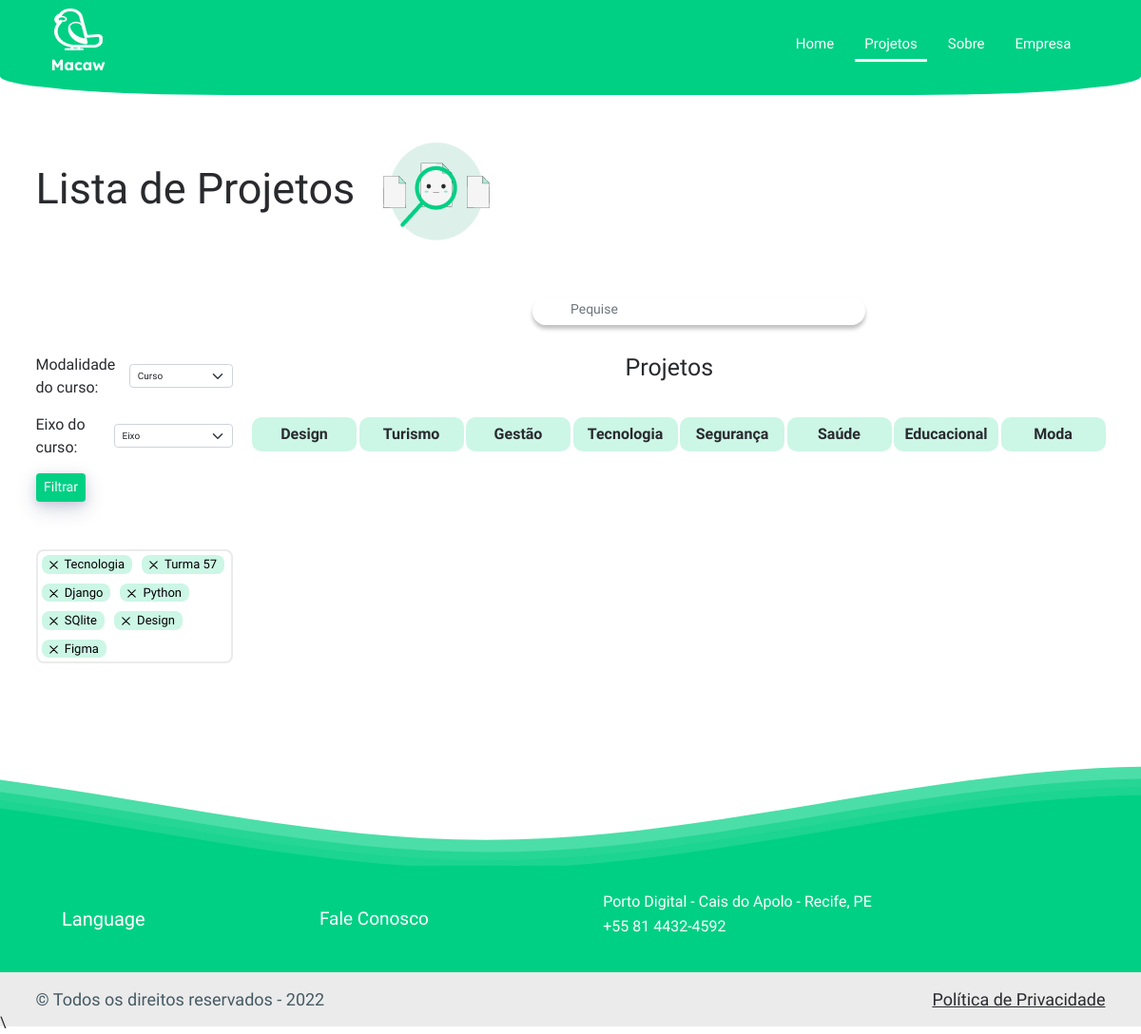
/projetos, run on an earlier commit of the app's database.
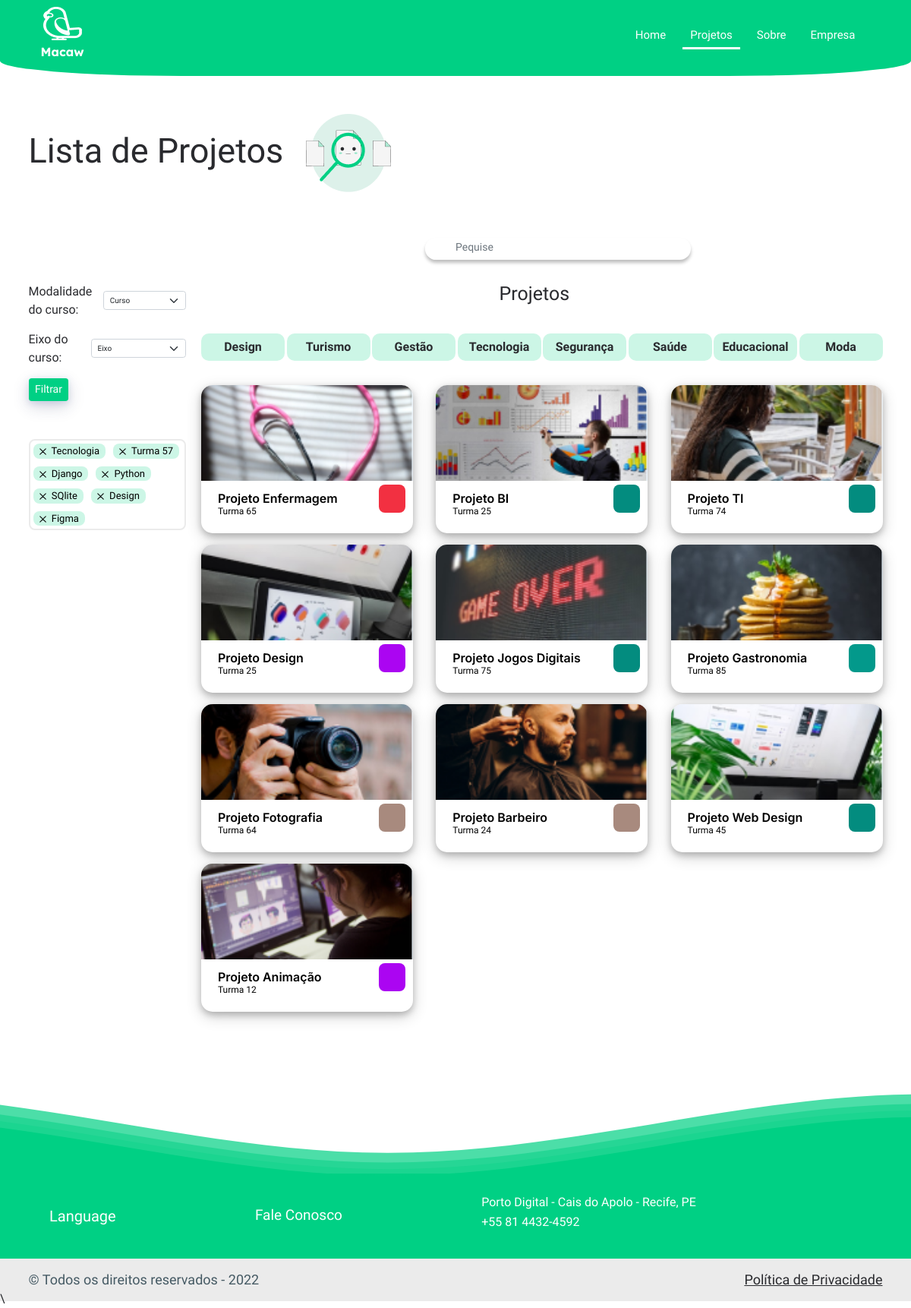
And on a later commit of the database.
### integrifolio/models.py (models this page shows, shortened)
class PROJETO(models.Model):
    id_turma = models.ForeignKey(TURMA, on_delete=models.CASCADE)
    nome_projeto = models.CharField('Nome do projeto', max_length=50, unique=True)
    data_inicio = models.DateField('Data de inicio')
    data_entrega = models.DateField('Data de entrega')
    observacao = models.TextField('Observação', max_length=500)
    texto = models.FileField('Texto')
    slide = models.FileField('Slide')
    video = models.FileField('Video')
    foto = models.ImageField('Foto')
    foto_capa = models.ImageField('Foto de capa')
    descricao = models.TextField('Descrição')
    eixo = models.ForeignKey(EIXO, on_delete=models.CASCADE, related_name='Projeto')
    DESTAQUE_CHOICE=(
        ("F", "Falso"),
        ("v", "Verdeiro"),
    )
    destaque = models.CharField(max_length=2, choices=DESTAQUE_CHOICE)

class TURMA(models.Model):
    id_turma = models.AutoField(primary_key=True)
    nome_turma = models.CharField('Nome da turma',max_length=255)
    numero_turma = models.IntegerField('Numero da turma')
    curso = models.ForeignKey(CURSO, on_delete=models.CASCADE)
    data_inicio = models.DateField('Data de Inicio')
    data_termino = models.DateField('Data de termino')
    nome_professor = models.CharField('Nome do Professor', max_length=255, )
    registro_alunos = models.CharField('Alunos', max_length=500)

class EIXO(models.Model):
    id = models.AutoField(primary_key=True)
    nome = models.CharField(max_length=50, unique=True, null=False)
    color = models.CharField(max_length=20)
    icons = models.CharField(max_length=50)

### integrifolio/views.py (the view)
# urls.py: path('projetos', views.projetos , name='Projetos')
def projetos(request):
    query = request.GET.get('buscar')
    query_curso = request.GET.get('tipy_curso')
    query_eixo = request.GET.get('eixo')
    if query:
        projetos = PROJETO.objects.filter(nome_projeto__icontains=query)
    if query_eixo and query_curso and query_eixo != 'Eixo':
        projetos = PROJETO.objects.filter(eixo=query_eixo, id_turma__curso__tipo_curso=query_curso)
    elif query_eixo and query_eixo != 'Eixo':
        projetos = PROJETO.objects.filter(eixo=query_eixo)
    elif query_curso:
        projetos = PROJETO.objects.filter(id_turma__curso__tipo_curso=query_curso)
    elif not query:
        projetos = PROJETO.objects.all()
    eixos = EIXO.objects.all()
    cursos = TipoCurso.objects.all()
    return render(request, 'projetos.html', {'projetos': projetos, 'eixos':eixos, 'cursos':cursos})

### templates/projetos.html (shortened to what this page needs)
{% extends 'base.html' %}
{% load static %}
{% block stylesheet %}
<link rel="stylesheet" href="{% static 'css/projetos.css'%}">
{% endblock stylesheet %}
{% block active-projetos %}
is-active
{% endblock active-projetos %}
{% block conteudo %}
<main>
    <div class="container d-flex align-items-center gap-5 div-title">
        <h1 class="title-projetos">Lista de Projetos</h1>
        <img src="{% static 'img/list-project.png' %}" alt="">
    </div>
    <div class="d-flex justify-content-center align-items-center">
        <form method="get" class="col-4 d-flex align-items-center">
            <div class="input-group">
                <input type="text" name="buscar" class="form-control" placeholder="Pequise">
                <button class="btn" type="submit"> <iconify-icon icon="ic:baseline-search" style="font-size: 1.8rem"></iconify-icon></button>
            </div>
        </form>
    </div>
    <div class="mt-5 d-flex align-items-start container">
        <div class="card-sobre w-25">
            <form method="get">
                <div class="mb-4 d-xl-flex align-items-xl-center">
                    <label for="tipy_curso" class="w-75">Modalidade do curso:</label>
                    <select class="form-select h-25 ms-xl-4" name="tipy_curso">
                        <option selected value="">Curso</option>
                    </select>
                </div>
                <div class="mb-4 d-xl-flex align-items-xl-center">
                    <label for="eixo" class="w-75">Eixo do curso:</label>
                    <select class="form-select h-25" name="eixo">
                        <option selected value="">Eixo</option>
                    </select>
                </div>
                <button class="btn btn-verde" type="submit">Filtrar</button>
            </form>
            <div class="div-hashtags d-flex gap-3 flex-wrap">
                <button>
                    <img src="{% static 'icons/close-outline.svg' %}" alt="close-icon">
                    Tecnologia
                </button>
                <button>
                    <img src="{% static 'icons/close-outline.svg' %}" alt="close-icon">
                    Turma 57
                </button>
                <button>
                    <img src="{% static 'icons/close-outline.svg' %}" alt="close-icon">
                    Django
                </button>
                <button>
                    <img src="{% static 'icons/close-outline.svg' %}" alt="close-icon">
                    Python
                </button>
                <button>
                    <img src="{% static 'icons/close-outline.svg' %}" alt="close-icon">
                    SQlite
                </button>
                <button>
                    <img src="{% static 'icons/close-outline.svg' %}" alt="close-icon">
                    Design
                </button>
                <button>
                    <img src="{% static 'icons/close-outline.svg' %}" alt="close-icon">
                    Figma
                </button>
            </div>
        </div>
        <div class="secao-projeto d-flex flex-column align-items-center gap-5">
            <div class="card-sobre text-center w-75">
                <h1>Projetos</h1>
            </div>
            <div class="filtro-eixos d-flex gap-1 align-items-center">
                <div><span>Design</span></div>
                <div><span>Turismo</span></div>
                <div><span>Gestão</span></div>
                <div><span>Tecnologia</span></div>
                <div><span>Segurança</span></div>
                <div><span>Saúde</span></div>
                <div><span>Educacional</span></div>
                <div><span>Moda</span></div>
            </div>
            <div class="div-cards-projetos row justify-content-center justify-content-lg-between gap-4 gap-xxl-5">
                {% for projeto in projetos %}
                    <a class="card-projetos col-md-4 mb-md-0" href="{% url 'Detalhes' id=projeto.id %}">
                        <div class="cp-bg-img" style="background-image: url({{projeto.foto_capa.url}});"></div>
                        <div class="d-flex justify-content-between align-items-center mt-2 mx-3">
                            <div class="cp-text">
                                <h2>{{ projeto.nome_projeto }}</h2>
                                <span>Turma {{ projeto.id_turma.numero_turma }}</span>
                            </div>
                            <div class="div-icon-eixo" style="background-color: {{ projeto.eixo.color }};">
                            </div>
                        </div>
                    </a>
                {% endfor %}
            </div>
        </div>
    </div>
</main>
{% endblock conteudo %}

### templates/base.html (shortened to what this page needs)
{% load static %}
<!DOCTYPE html>
<html lang="pt-br">
<head>
    <link href="https://cdn.jsdelivr.net/npm/bootstrap@5.2.3/dist/css/bootstrap.min.css" rel="stylesheet"
>
    <link rel="stylesheet" href="https://cdn.jsdelivr.net/npm/bootstrap-icons@1.10.3/font/bootstrap-icons.css">
    <link rel="stylesheet" href="{% static 'css/estilos-gerais.css' %}">
    <link rel="stylesheet" href="{% static 'css/base.css' %}">
    {% block stylesheet %}
    {% endblock stylesheet %}
</head>
<body class="w-100">
    <header class="w-100 mb-5 d-flex align-items-center ">
        <nav class="navbar navbar-expand navbar-dark col-12">
            <div class="container">
                <div>
                    <img src="{% static 'img/logo.png'%}" alt="logo">
                </div>
                <div class="d-flex justify-content-end">
                    <nav class="nav">
                        <a href="{% url 'Home' %}" class="nav-item {% block active-home %}{% endblock active-home %}" active-color="white" aria-current="page">Home</a>
                        <a href="{% url 'Projetos' %}" class="nav-item {% block active-projetos %}{% endblock active-projetos %}" active-color="white">Projetos</a>
                        <a href="{% url 'Sobre' %}" class="nav-item {% block active-sobre %}{% endblock active-sobre %}" active-color="white">Sobre</a>
                        <a href="{% url 'Login' %}" class="nav-item {% block active-login %}{% endblock active-login %}" active-color="white">Empresa</a>
                    </nav>
                </div>
            </div>
        </nav>
    </header>
    {% block conteudo %}
    {% endblock conteudo %}
    <section >
        <div>
        </div>
    </section>
    <footer class="w-100">
        <div class="green-box d-flex align-items-center">
            <div
                class="container h-auto flex-column d-flex align-items-center justify-content-between p-5 flex-lg-row gap-5">
                <div class="language d-flex align-items-center gap-2">
                    <span>Language</span>
                </div>
                <a class="fale-conosco">Fale Conosco</a>
                <div class="endereco-telefone">
                    <p>Porto Digital - Cais do Apolo - Recife, PE</p>
                    <p>+55 81 4432-4592</p>
                </div>
            </div>
        </div>
        <div class="gray-box d-flex align-items-center">
            <div class="container d-flex align-items-center justify-content-between">
                <p>© Todos os direitos reservados - 2022</p>
                <a href="#">Política de Privacidade</a>
            </div>
        </div>
    </footer>
        \
</body>
</html>

### static/css/estilos-gerais.css (style rules this page uses)
:root { --branco: #fff; --preto: #000000; --branco-gelo: #F5F5F5; --verde-principal: #00D084; --verde-claro: rgba(0, 208, 132, 0.2); --cinza-claro: #EBEBEB; --cinza-medio: #455A64; --cinza-escuro: #292A2E; --texto-cinza-escuro: #455A64; --blue:#5207F2; --red:#F23041; --brown:#A88A7E; --gray:#939393; }
* { margin: 0; padding: 0; outline: 0; box-sizing: border-box; }
html { font-size: 62.5%; }
html, body { min-height: 100vh; font-family: 'Inconsolata'; text-decoration: none; font-synthesis: none; text-rendering: optimizeLegibility; -webkit-font-smoothing: antialiased; }
body { font-size: 1.6rem; background-color: var(--branco); color: var(--cinza-escuro); }
button { cursor: pointer; border: none; background-color: transparent; }
.btn-verde { font-size: 1.4rem; background-color: var(--verde-principal); color: var(--branco); font-family: 'Inder'; box-shadow: 0px 3px 8px rgba(136, 144, 194, 0.25), 0px 7px 21px rgba(37, 44, 97, 0.2); }

### static/css/base.css (style rules this page uses)
header { border-radius: 0 0 20% 20%; background-color: var(--verde-principal); height: 10rem; position: fixed; top: 0; z-index: 50; }
.nav { display: inline-flex; position: relative; overflow: hidden; max-width: 100%; padding: 0 20px; }
.nav-item { color: white; font-size: 15px; padding: 0px 10px 5px ; text-decoration: none; transition: .3s; margin: 0 6px; z-index: 1; position: relative; }
.is-active { border-bottom: 3px solid var(--branco); }
footer { height: 153.38px; color: var(--branco); }
.green-box { background-color: var(--verde-principal); }
.language span { font-size: 2rem; }
.fale-conosco { font-size: 1.9rem; text-decoration: none; color: var(--branco); margin: -10px 0; cursor: pointer; }
.endereco-telefone { line-height: 16px; }
.gray-box { height: 56.59px; background-color: var(--cinza-claro); }
.gray-box p { color: var(--cinza-medio); font-size: 1.8rem; margin: 0; }
.gray-box a { color: var(--cinza-escuro); font-size: 1.8rem; }
.waves { margin-top: 100px; position: relative; width: 100%; height: 15vh; margin-bottom: -7px; min-height: 100px; max-height: 150px; }

### static/css/projetos.css (style rules this page uses)
main { font-family: 'Inder'; padding-top: 150px; }
.input-group { min-width: 350px; max-width: 600px; position: relative; background: var(--branco); box-shadow: 0px 4px 4px rgba(0, 0, 0, 0.25); border-radius: 20px; margin-left: 40%; }
.input-group input { font-size: 1.4rem; border: none; border-radius: 20px; }
.input-group input::placeholder { font-size: 1.4rem; position: absolute; left: 40px; }
.input-group button { position: absolute; top: 3px; right: 40px; }
.div-title { margin-bottom: 5%; }
.title-projetos { font-size: 4.5rem; }
.secao-projeto { text-align: center; margin: 0 auto; width: 100%; }
.card-sobre { margin-right: 20px; }
.filtro-eixos { height: 40px; width: 100%; }
.filtro-eixos div { font-weight: bold; display: flex; align-items: center; justify-content: center; background-color: var(--verde-claro); width: 110px; height: 36px; border-radius: 10px; cursor: pointer; }
.div-hashtags { margin-top: 50px; width: 100%; padding: 4px; border: 2px solid var(--cinza-claro); border-radius: 8px; }
.div-hashtags button { font-size: 1.3rem; background-color: var(--verde-claro); padding: 0 4px; padding-right: 8px; border-radius: 8px; }
.div-hashtags button img { width: 17px; }
.div-cards-projetos { width: 100%; height: 80%; }
.card-projetos { text-decoration: none; color: var(--preto); cursor: pointer; max-width: 278.95px; padding: 0%; height: 195px; background-color: var(--branco); border-radius: 15px; box-shadow: 0 4px 8px 0 rgba(0, 0, 0, 0.2), 0 6px 20px 0 rgba(0, 0, 0, 0.19); }
.cp-bg-img { border-radius: 15px 15px 0 0; background-color: aliceblue; width: 100%; height: 126.15px; background-repeat: no-repeat; background-size: cover; background-position: center center; }
.cp-text { padding-top: 8px; padding-left: 12px; text-align: left; line-height: 2px; }
.cp-text h2 { font-family: 'Inter'; font-size: 1.6rem; font-weight: 600; }
.cp-text span { font-size: 1.2rem; }
.div-icon-eixo { display: flex; flex-direction: row; justify-content: center; align-items: center; padding: 8px; width: 35px; height: 37px; border-radius: 8px; color: var(--branco); }

What changed in the data, as far as the page shows it:
added PROJETO: foto_capa (picture), nome_projeto "Projeto Enfermagem", id_turma.numero_turma "65"
added PROJETO: foto_capa (picture), nome_projeto "Projeto BI", id_turma.numero_turma "25"
added PROJETO: foto_capa (picture), nome_projeto "Projeto TI", id_turma.numero_turma "74"
added PROJETO: foto_capa (picture), nome_projeto "Projeto Design", id_turma.numero_turma "25"
added PROJETO: foto_capa (picture), nome_projeto "Projeto Jogos Digitais", id_turma.numero_turma "75"
added PROJETO: foto_capa (picture), nome_projeto "Projeto Gastronomia", id_turma.numero_turma "85"
added PROJETO: foto_capa (picture), nome_projeto "Projeto Fotografia", id_turma.numero_turma "64"
added PROJETO: foto_capa (picture), nome_projeto "Projeto Barbeiro", id_turma.numero_turma "24"
added PROJETO: foto_capa (picture), nome_projeto "Projeto Web Design", id_turma.numero_turma "45"
added PROJETO: foto_capa (picture), nome_projeto "Projeto Animação", id_turma.numero_turma "12"
